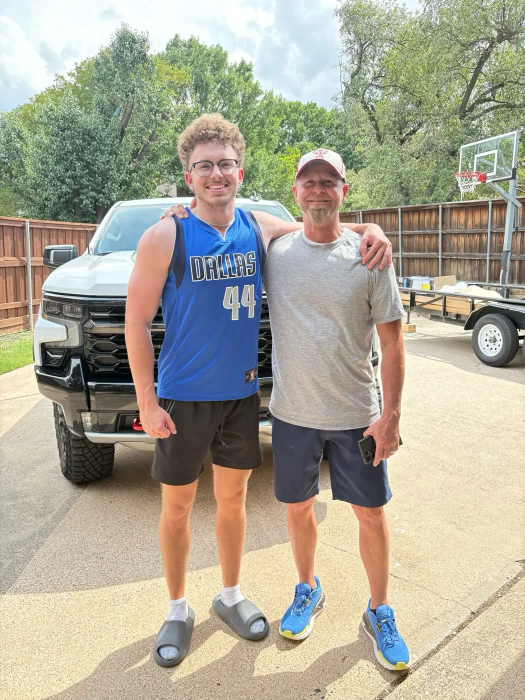
#> input picture img/p/team-todd-nash-1050.webp, 1050 x 1400 px, found by its file name (shown at 1/2 size)
$ python nash_sweep.py
#> lines starting #> are read from the running program, lines starting #| are printed output that depends on the picture
"""Remove Todd from the site and make Nash the owner in every sentence. Reviews are never touched.
Run from the repo root: python scripts/nash_sweep.py
"""
import glob, pathlib, re
from PIL import Image

# Nash-only crop from the team photo (Nash is the left figure, Dallas jersey)
im = Image.open('img/p/team-todd-nash-1050.webp').convert('RGB')
#> im is the input picture: PIL image 1050x1400 RGB; mean R, G, B 170.7, 166.8, 150.3
im.crop((150, 40, 610, 615)).save('img/p/nash-460.webp', quality=86, method=6)
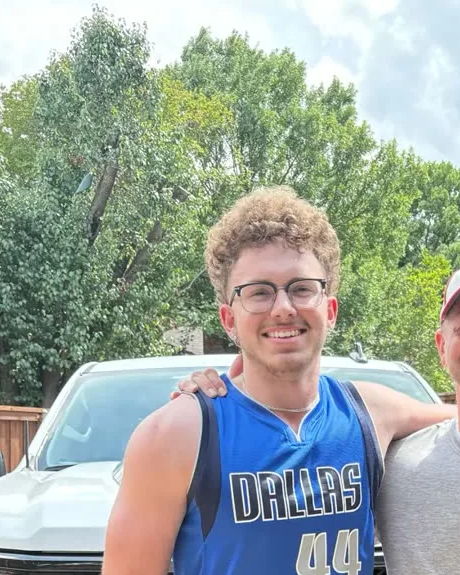
#> saved as nash-460.webp: PIL image 460x575 RGB; mean R, G, B 155.6, 167, 158.4
print('nash-460', Image.open('img/p/nash-460.webp').size)

R = [
 ('Talk to Todd or Nash', 'Talk to Nash'),
 ('Meet Todd and Nash and how Hero&#39;s got started', 'Meet Nash and how Hero&#39;s got started'),
 ("Meet Todd and Nash and how Hero's got started", "Meet Nash and how Hero's got started"),
 ('Todd started this company himself and his son Nash runs it with him, which is why we are comfortable sending a crew inside a house rather than only working a driveway.',
  'Nash owns the company and works every job himself, which is why we are comfortable sending a crew inside a house rather than only working a driveway.'),
 ('Todd started this company himself and his son Nash runs it with him, so there is no franchise ad budget buried in your invoice.',
  'Nash owns the company and works every job himself, so there is no franchise ad budget buried in your invoice.'),
 ('owned by Todd and run with his son Nash', 'owned and run by Nash'),
 ('<h2>Meet Todd and Nash</h2>', '<h2>Meet Nash</h2>'),
 ('<p>Hero&rsquo;s is Todd&rsquo;s company. He learned early, on every job he has ever had, that how you treat people is the whole job. He started Hero&rsquo;s Junk Removal with a pickup truck and a borrowed trailer, helping neighbors clear out garages after storms and moves, and he built it on one idea: treat every house like it belongs to your own family.</p>',
  '<p>Hero&rsquo;s is Nash&rsquo;s company. He reads the photo you send, sends the price, and is on the truck when it pulls up. Hero&rsquo;s Junk Removal started with a pickup truck and a borrowed trailer, helping neighbors clear out garages after storms and moves, and it was built on one idea: treat every house like it belongs to your own family.</p>'),
 ('So Hero&rsquo;s runs on the promise Todd made on those first jobs:', 'So Hero&rsquo;s runs on the promise made on those first jobs:'),
 ('<p>Today Todd runs Hero&rsquo;s with Nash beside him. What started as weekend favors', '<p>Today Nash runs Hero&rsquo;s himself. What started as weekend favors'),
 ('<strong>Owner run.</strong> Todd and Nash review every job personally. If there is a scuff or a surprise on the invoice, they want to know why, and they make it right.',
  '<strong>Owner run.</strong> Nash reviews every job personally. If there is a scuff or a surprise on the invoice, he wants to know why, and he makes it right.'),
 ('<h3>Same two guys, every time.</h3><p>Todd and Nash show up together, 7am to 8pm, every day of the week. You are not getting a rotating crew or a name you have never heard before.</p>',
  '<h3>Same guy, every time.</h3><p>Nash shows up himself, 7am to 8pm, every day of the week. You are not getting a rotating crew or a name you have never heard before.</p>'),
 ('Hero&rsquo;s is owner run. Todd sets the standard and runs the whole operation:', 'Hero&rsquo;s is owner run. Nash sets the standard and runs the whole operation:'),
 ('worked by the same two owners, Todd and Nash, open 7am to 8pm every day.', 'worked by the same owner, Nash, open 7am to 8pm every day.'),
 ('<strong>Same two owners, every city.</strong> Todd and Nash are the crew that shows up, not a rotating hire off an app.',
  '<strong>Same owner, every city.</strong> Nash is the one who shows up, not a rotating hire off an app.'),
 ('<p>Same two owners, every city. Open 7am to 8pm, every day.', '<p>Same owner, every city. Open 7am to 8pm, every day.'),
 ('Who shows up: Todd and Nash, on every job.', 'Who shows up: Nash, on every job.'),
 ("<p>Todd started Hero's helping neighbors clear out garages, and his son Nash runs it with him now.",
  "<p>Hero's started out helping neighbors clear out garages, and Nash runs it himself now."),
 ('"text": "Our own people. Todd owns the company and works the jobs, his son Nash runs it with him, and the crew is hired and kept rather than dispatched off an app."',
  '"text": "Our own people. Nash owns the company and works the jobs, and the crew is hired and kept rather than dispatched off an app."'),
 ('<p class="lead">The people who show up on a Hero\'s job are Todd\'s own crew. Todd owns the company, he is a military veteran, and he still works the jobs. His son Nash runs it with him. The rest are people they hired and kept. Nobody gets dispatched to your house off an app that morning.</p>',
  '<p class="lead">The people who show up on a Hero\'s job are Nash\'s own crew. Nash owns the company and he still works the jobs. The rest are people he hired and kept. Nobody gets dispatched to your house off an app that morning.</p>'),
 ('and because the people who own the company are on the jobs. Todd started this with one trailer. He is not sitting in an office watching a dispatch board.',
  'and because the owner is on the jobs. Hero\'s started with one trailer, and Nash is not sitting in an office watching a dispatch board.'),
 ("<p>What is true: it is Todd's crew, they work for Hero's, the owner is on the jobs,", "<p>What is true: it is Nash's crew, they work for Hero's, the owner is on the jobs,"),
 ('<p>Our own people. Todd owns the company and works the jobs, his son Nash runs it with him, and the crew is hired and kept rather than dispatched off an app.</p>',
  '<p>Our own people. Nash owns the company and works the jobs, and the crew is hired and kept rather than dispatched off an app.</p>'),
 ('Todd or Nash picks up.', 'Nash picks up.'),
 ('Text a photo of the pile. Todd and Nash send a price back, and it does not change in the driveway.', 'Text a photo of the pile. Nash sends a price back, and it does not change in the driveway.'),
 ('a price by text, Todd and Nash on every job in', 'a price by text, Nash on every job in'),
 ('<strong>Same two guys, every time.</strong> Todd and Nash run every job themselves, 7am to 8pm, every day.', '<strong>Same guy, every time.</strong> Nash runs every job himself, 7am to 8pm, every day.'),
 ('About Todd and Nash<i aria-hidden="true"></i>', 'About Nash<i aria-hidden="true"></i>'),
 # crew rows and avatars
 ('<span class="t-av"><img src="img/p/face-todd.webp" alt=""></span>', ''),
 ('Job crew: Todd and Nash', 'Job crew: Nash'),
 ('<div class="t-crew-member"><span class="t-avatar"><img src="img/p/face-todd.webp" alt="Todd"></span><div><div class="t-crew-name">Todd</div><div class="t-crew-role">Owner</div></div></div>', ''),
 # photos: the team shot becomes the Nash crop; the trailer shot with Todd in it becomes the loaded trailer or a job photo
 ('<img src="../img/p/team-todd-nash-900.webp" alt="Todd and Nash with the truck and trailer" width="900" height="1125"', '<img src="../img/p/nash-460.webp" alt="Nash with the truck and trailer" width="460" height="575"'),
 ('<img src="img/p/team-todd-nash-900.webp" srcset="img/p/team-todd-nash-480.webp 480w, img/p/team-todd-nash-900.webp 900w" sizes="(max-width:900px) 70vw, 380px" width="900" height="1125" alt="Todd and Nash of Hero\'s Junk Removal standing in a driveway in front of their black pickup and trailer"',
  '<img src="img/p/nash-460.webp" sizes="(max-width:900px) 70vw, 380px" width="460" height="575" alt="Nash of Hero\'s Junk Removal standing in a driveway in front of the black pickup and trailer"'),
 ('<img src="img/p/team-todd-nash-1050.webp" alt="Todd and Nash of Hero\'s Junk Removal standing with their truck and trailer" width="1050" height="1400" fetchpriority="high">',
  '<img src="img/p/rig-loaded-1400.webp" alt="Hero\'s trailer loaded with junk in a North Texas driveway, ready to haul" width="1400" height="788" fetchpriority="high">'),
 ('<img class="s7-main" src="img/p/team-todd-nash-900.webp" alt="Todd and Nash with the truck and trailer" width="900" height="1125" loading="lazy">', '<img class="s7-main" src="img/p/nash-460.webp" alt="Nash with the truck and trailer" width="460" height="575" loading="lazy">'),
 ('<span>Todd and Nash with the truck and trailer</span>', '<span>Nash with the truck and trailer</span>'),
 ('<img src="../img/p/real-rig-960.webp" srcset="../img/p/real-rig-480.webp 480w, ../img/p/real-rig-960.webp 820w" sizes="(max-width:900px) 88vw, 40vw" width="960" height="640" alt="Todd loading the trailer on a North Texas driveway"',
  '<img src="../img/p/job-garage-cleanout-960.webp" sizes="(max-width:900px) 88vw, 40vw" width="960" height="640" alt="A garage stacked with items waiting for pickup"'),
 ('<img src="../img/p/real-rig-960.webp" alt="Todd loading the trailer in a driveway" width="960" height="640"', '<img src="../img/p/rig-loaded-1100.webp" alt="Trailer loaded with junk, ready to haul" width="1100" height="733"'),
 ('<figure><img src="img/p/real-rig-960.webp" width="960" height="640" alt="Todd loading the trailer in a driveway" loading="lazy"></figure>', '<figure><img src="img/p/job-garage-cleanout-960.webp" width="960" height="640" alt="A garage stacked with items waiting for pickup" loading="lazy"></figure>'),
 ('<img class="t-inset" src="img/p/real-rig-960.webp" alt="Todd loading the trailer">', '<img class="t-inset" src="img/p/estate-820.webp" alt="Furniture covered and boxed for an estate pickup">'),
 ('<div class="t-close-photo rise"><img src="img/p/real-rig-960.webp" alt="Todd loading the trailer in a driveway" loading="lazy"></div>', '<div class="t-close-photo rise"><img src="img/p/job-garage-cleanout-960.webp" alt="A garage stacked with items waiting for pickup" loading="lazy"></div>'),
 ('<div class="cb-photo reveal"><img src="img/p/real-rig-960.webp" alt="Todd loading the trailer in a driveway" loading="lazy"></div>', '<div class="cb-photo reveal"><img src="img/p/rig-loaded-1100.webp" alt="Trailer loaded with junk, ready to haul" loading="lazy"></div>'),
 ('<figure class="s7-hero-photo rise"><img src="img/p/real-rig-960.webp" alt="Todd loading the trailer in a driveway" width="960" height="640"', '<figure class="s7-hero-photo rise"><img src="img/p/rig-loaded-1400.webp" alt="Trailer loaded with junk, ready to haul" width="1400" height="788"'),
 ('<img class="s7-main" src="img/p/real-rig-960.webp" alt="Todd loading the trailer in a driveway" width="960" height="640" loading="lazy">', '<img class="s7-main" src="img/p/rig-loaded-1100.webp" alt="Trailer loaded with junk, ready to haul" width="1100" height="733" loading="lazy">'),
 ('<span>Todd loading the trailer in a driveway</span>', '<span>The trailer loaded, ready to haul</span>'),
]
files = [f for f in glob.glob('**/*.html', recursive=True) if not f.startswith(('type-', 'index-trinity', 'piece-demo'))]
used = {i: 0 for i in range(len(R))}; touched = 0
for f in files:
    p = pathlib.Path(f); s = p.read_text(encoding='utf-8'); o = s
    for i, (a, b) in enumerate(R):
        n = s.count(a)
        if n: s = s.replace(a, b); used[i] += n
    if f == 'work.html':   # the trailer now sits in the hero and (08): the repeated band goes
        s, n = re.subn(r'<figure class="s7-band s7-band--tall">.*?</figure>\n', '', s, flags=re.S); print('work band removed', n)
    if s != o: p.write_text(s, encoding='utf-8'); touched += 1
print('files touched', touched)
print('unused rules', [R[i][0][:70] for i, n in used.items() if n == 0])

$ run again, with img/p/appliance-480.webp copied over img/p/team-todd-nash-1050.webp
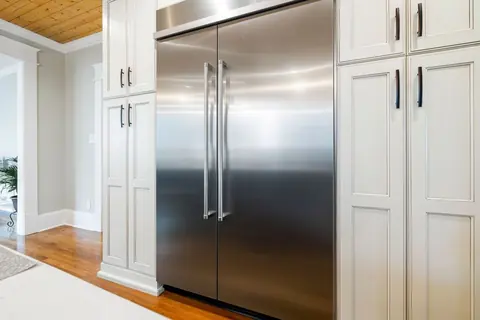
#> input picture img/p/appliance-480.webp, 480 x 320 px, found by its file name
#> im is the input picture: PIL image 480x320 RGB; mean R, G, B 176.4, 170, 160.6
#> `im.crop((150, 40, 610, 615)).save('img/p/nash-460.webp', quality=86, m..`:
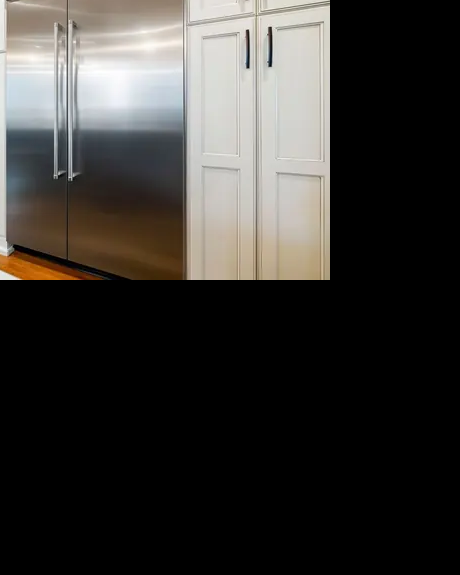
#> saved as nash-460.webp: PIL image 460x575 RGB; mean R, G, B 56.1, 54, 51.1
